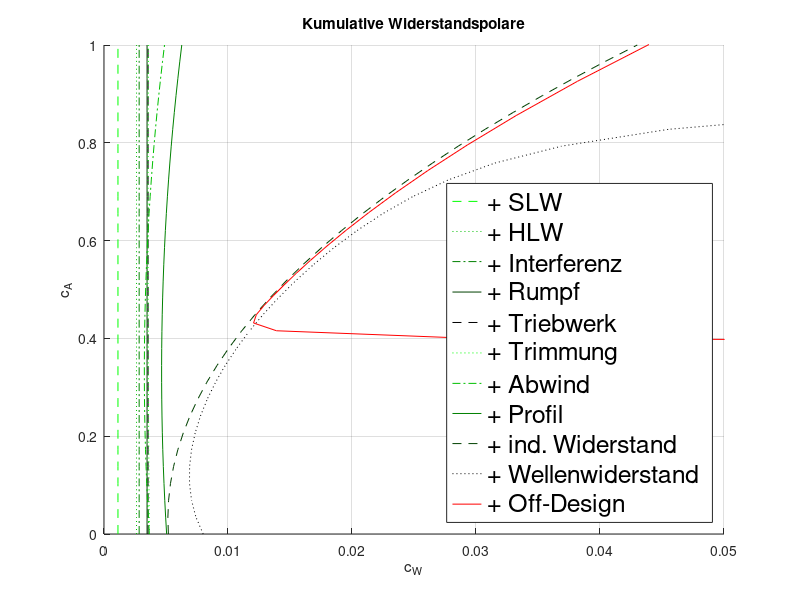

Recreate this plot in MATLAB.
clc
clear all
close all

load Ergebnisse_stat_Flaechenbelastung_Fluegelflaeche.mat
load Ergebnisse_Start_Landeanforderungen.mat;
load Ergebnisse_Widerstand_FE2.mat; 

%% Plot design

% figure(1)
% hold on
% grid on
% xlim([0, 0.05])
% ylim([0, 1])
% 
% 
% 
% % plot Leitwerke SLW und HLW
% 
% p(1) = plot(c_W_SLW, n_iteration_vec, '.-b');   % SLW
% 
% p(2) = plot(c_W_HLW, n_iteration_vec, '.-c');   % HLW
% 
% % Interferenzwiderstand
% 
% p(3) =  plot(c_w_int_fs, n_iteration_vec, '.green');
% 
% % Plot Rumpfwiderstand
% p(4) = plot(c_w_R, n_iteration_vec, '-k');
% 
% 
% % Plot Widerstand Triebwerk
% p(5) = plot(c_w_TW,n_iteration_vec, '-m');
% 
% 
% % Plot Trimwiderstand HLW
% 
% p(6) = plot(c_w_trim, n_iteration_vec,'-blue');
% 
% % Abwindwiderstand
% p(7) = plot(delta_c_w_H, n_iteration_vec, 'c');
% 
% % Plot Profilwiderstand 
% 
% p(8) = plot(c_w_p, n_iteration_vec, '-.k');
% 
% % plot Induzierter Widerstand
% p(9) = plot(c_w_ind, n_iteration_vec, '-red');
% 
% % Plot Transsonischer Widersatnd
% p(10) = plot(delta_c_WM, n_iteration_vec, '-green');
%  
% 
% % Testplot Widerstände aufaddiert
% widerstaende_aufaddiert = c_w_ind + delta_c_WM + c_w_R + c_w_TW + c_w_trim + c_w_int_fs + delta_c_w_H + c_W_HLW + c_W_SLW;
% plot(widerstaende_aufaddiert, n_iteration_vec, '*r')
% 
% 
% legend(p([1:10]),{'+ SLW', '+ HLW', '+ Interferenz', '+ Rumpf', '+ Triebwerk', '+ Trimmung', '+ Abwind', '+ Profil', '+ ind. Widerstand', '+ Wellenwiderstand'},'Location','southeast','FontSize',18);
% title('Kumulative Widerstandspolare')
% xlabel('c_{W}');
% ylabel('c_A');


% atomatisches Plotten
figure(2)

hold on
grid on
xlim([0, 0.05])
ylim([0, 1])

% Anzahl der Plots festlegen
numPlots = 10 %6;     % muss veraendert werden um off Design noch zu plotten

% Vector mit zu plottenden Werten


%x_vector = [c_W_SLW; c_W_HLW; c_w_int_fs; c_w_R; c_w_TW; c_w_trim; delta_c_w_H; c_w_p; c_w_ind; delta_c_WM; off_D];

% Farbverlauf definieren
colorStart = [0, 1, 0];   % Startfarbe (RGB)
colorEnd = [0, 0, 0];     % Endfarbe (RGB)

% Farbwerte für jeden Plot berechnen
%colors = zeros(numPlots/2, 3);
for n_color = 1:(numPlots/2)
    colors(n_color, :) = colorStart + (n_color-1) * (colorEnd - colorStart) / ((numPlots/2)-1);
end

colors = vertcat(colors, colors);



% Linienarten definieren
lineStyles = {'--', ':', '-.', '-', '--', ':', '-.', '-', '--', ':', '-.', '-' }; % Gestrichelt, Gepunktet

% % Vector mit zu plottenden Werten
% 
% x_vector = [c_W_SLW; c_W_HLW; c_w_int_fs; c_w_R; c_w_TW; c_w_trim; delta_c_w_H; c_w_p; c_w_ind; delta_c_WM];
% 
% for n_vec = 1:numPlots
%     if n_vec == 1
%         x_vector_sum(n_vec,:) = x_vector(n_vec,:);
%     else
%         x_vector_sum(n_vec,:) = x_vector_sum(n_vec-1,:) + x_vector(n_vec,:);
%     end
% end
% 
% % Offdesign Vector
% off_D_vector = [c_W_SLW_off_D; c_W_HLW_off_D; c_w_int_fs_off_D; c_w_R_off_D; c_w_TW_off_D; c_w_trim_off_D; delta_c_w_H_off_D; c_w_p_off_D; c_w_ind_off_D; delta_c_WM_off_D];
% 
% for n_vec_off_D = 1:numPlots
%     if n_vec_off_D == 1
%         x_vector_sum_off_D(n_vec_off_D,:) = off_D_vector(n_vec_off_D,:);
%     else
%         x_vector_sum_off_D(n_vec_off_D,:) = x_vector_sum_off_D(n_vec_off_D - 1,:) + off_D_vector(n_vec_off_D,:);
%     end
% end


% Plots erstellen

atoplots = cell(numPlots+1, 1);

for n_plot = 1:numPlots
   autoplot(n_plot,1) = plot((Ergebnisse_Widerstand_FE2.x_vector_sum(n_plot,:)), Ergebnisse_Widerstand_FE2.n_iteration_vec, 'Color', colors(n_plot, :), 'LineStyle', lineStyles{1,n_plot});
end
autoplot(numPlots+1,1)= plot(Ergebnisse_Widerstand_FE2.x_vector_sum_off_D(numPlots,:), Ergebnisse_Widerstand_FE2.c_A_F_off_D_vec,'red');

% % Schnittpunkt Design / Off_design
% schnittpunkt_des_off_D=InterX([Ergebnisse_Widerstand_FE2.x_vector_sum_off_D(numPlots,:); Ergebnisse_Widerstand_FE2.c_A_F_off_D_vec], [(Ergebnisse_Widerstand_FE2.x_vector_sum(numPlots,:)); Ergebnisse_Widerstand_FE2.n_iteration_vec]);
% plot(schnittpunkt_des_off_D(1,1), schnittpunkt_des_off_D(2,1), '*b');
% 
% 
% % Schnittpunkt Offdesign c_A_CR
% schnittpunkt_off_D_c_A_CR = InterX([Ergebnisse_Widerstand_FE2.x_vector_sum_off_D(numPlots,:); Ergebnisse_Widerstand_FE2.c_A_F_off_D_vec], [[0, 1]; [Ergebnisse_stat_Flaechenbelastung.C_A_CR, Ergebnisse_stat_Flaechenbelastung.C_A_CR]]);
% plot(schnittpunkt_off_D_c_A_CR(1,1), schnittpunkt_off_D_c_A_CR(2,1), '*g');



% schoen machen des Plots 

legend(autoplot([1:11]),{'+ SLW', '+ HLW', '+ Interferenz', '+ Rumpf', '+ Triebwerk', '+ Trimmung', '+ Abwind', '+ Profil', '+ ind. Widerstand', '+ Wellenwiderstand', '+ Off-Design'},...
    'Location','southeast','FontSize',18);
title('Kumulative Widerstandspolare')
xlabel('c_W');
ylabel('c_A');

hold off;





